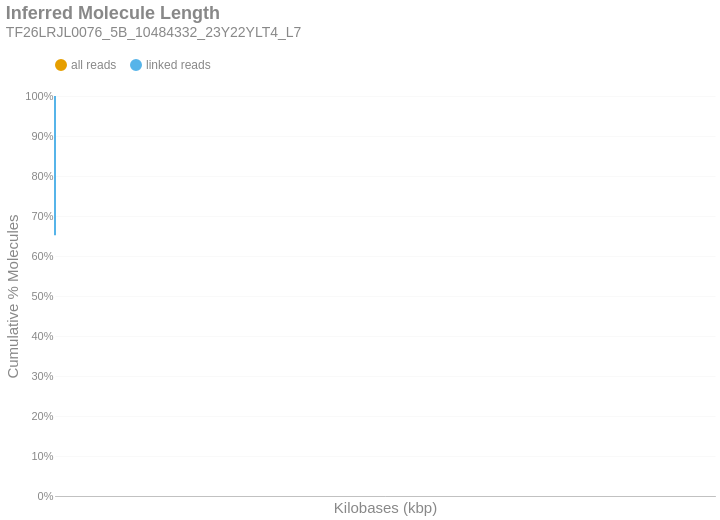

The code cell stored with this chart in its notebook:
### Markdown cell above
### Inferred Molecule Length
This is the cumulative frequency distribution of molecule lengths inferred from the first and last alignment positions along a contig for all alignments associated with a single linked-read barcode on a given contig.There are two distributions: one with `all` the alignments (yellow) and another with only `linked reads` (blue). The percent of molecules in the `linked reads` distribution is relative to the total number of linked molecules.

### Code cell
if SKIPLR:
    print_html(f"Skipped")
else:
    binned_df = consolidated_hist(valids['length_inferred']/1000, mask, 10, True)
    binned_df = binned_df.with_columns(
        pl.when(pl.col('bin').cast(pl.Utf8) == '0').then(pl.lit('1')).otherwise(pl.col('bin').cast(pl.Utf8)).alias('bin')
    )
    with SafeRender(binned_df):
        (
            density_plot(binned_df, 'Inferred Molecule Length', samplename, 'inferredlen')
            .transform_calculate(bin_kb='datum.bin / 1000')
            .encode(
                x=alt.X('bin_kb:Q', title="Kilobases (kbp)").scale(type='log', padding=0).axis(labelAngle=-40),
                y=alt.Y('value:Q', title='Cumulative % Molecules')
                    .axis(format='%')
                    .stack(False)
                    .scale(domainMin=0, domainMax=1,padding=0),
                color=alt.Color("key:N").scale(domain = ["all reads", "linked reads"]),
                tooltip = [
                    alt.Tooltip("key:N", title = "Data Type"),
                    alt.Tooltip("range_label:N", title="Kilobases"),
                    alt.Tooltip("value:Q", format = ".2%", title="% Molecules (Cum.)")
                ]
            )
        ).display()

### Figure 1 — Vega-Lite specification as saved in the notebook (floating-point values rounded to 4 significant figures)
{"width": "container", "height": 400, "config": {"title": {"anchor": "start", "dy": -15, "fontSize": 18, "color": "#888888", "subtitleColor": "#888888", "subtitleFontSize": 14}, "arc": {"fill": "#0072B2"}, "axis": {"domainColor": "#888888", "domainWidth": 0.5, "gridWidth": 0.2, "grid": false, "titleFontWeight": 400, "titleFontSize": 15, "labelFontSize": 11, "labelColor": "#888888", "tickColor": "#888888", "tickWidth": 0.2, "titleColor": "#888888"}, "axisBand": {"grid": false}, "axisX": {"grid": true, "tickSize": 10, "domainCap": "round"}, "axisY": {"domain": false, "grid": true, "tickSize": 0, "domainCap": "round"}, "background": "transparent", "header": {"labelFontSize": 15, "labelColor": "#888888", "titleFontSize": 15, "titleFontWeight": 600, "titleColor": "#888888"}, "legend": {"labelFont": "sans-serif", "labelFontSize": 12, "labelColor": "#888888", "symbolSize": 100, "symbolType": "circle", "titleFontSize": 12, "titlePadding": 10, "titleColor": "#888888", "title": null, "orient": "top"}, "range": {"category": ["#E69F00", "#56B4E9", "#009E73", "#F0E442", "#0072B2", "#D55E00", "#CC79A7", "#000000"], "diverging": ["#cfe8f3", "#a2d4ec", "#73bfe2", "#46abdb", "#1696d2", "#12719e"]}, "area": {"fill": "#0072B2", "fillOpacity": 0.7, "line": true, "strokeOpacity": 0.7}, "line": {"color": "#0072B2", "stroke": "#0072B2", "strokeWidth": 2}, "trail": {"color": "#0072B2", "stroke": "#0072B2", "strokeWidth": 0, "size": 1}, "point": {"filled": true, "fillOpacity": 1.0, "size": 95}, "text": {"color": "#888888", "fontSize": 11, "align": "right", "fontWeight": 400, "size": 11}, "bar": {"fill": "#0072B2", "stroke": null}, "view": {"stroke": null, "continuousWidth": 660, "continuousHeight": 400}}, "data": {"name": "data-6afca9eb65a1bebd37e85be880367dfc"}, "mark": {"type": "line", "interpolate": "monotone", "point": {"opacity": 0, "size": 275}}, "encoding": {"color": {"field": "key", "scale": {"domain": ["all reads", "linked reads"]}, "type": "nominal"}, "tooltip": [{"field": "key", "title": "Data Type", "type": "nominal"}, {"field": "range_label", "title": "Kilobases", "type": "nominal"}, {"field": "value", "format": ".2%", "title": "% Molecules (Cum.)", "type": "quantitative"}], "x": {"axis": {"labelAngle": -40}, "field": "bin_kb", "scale": {"type": "log", "padding": 0}, "title": "Kilobases (kbp)", "type": "quantitative"}, "y": {"axis": {"format": "%"}, "field": "value", "scale": {"domainMin": 0, "domainMax": 1, "padding": 0}, "stack": false, "title": "Cumulative % Molecules", "type": "quantitative"}}, "params": [{"name": "param_c36ac31b6afebe62", "select": {"type": "point", "fields": ["key"]}, "bind": "legend"}], "title": {"text": "Inferred Molecule Length", "subtitle": "TF26LRJL0076_5B_10484332_23Y22YLT4_L7"}, "transform": [{"fold": ["all reads (cumsum)", "linked reads (cumsum)"]}, {"calculate": "replace(datum.key, ' (cumsum)', '')", "as": "key"}, {"filter": {"param": "param_c36ac31b6afebe62"}}, {"calculate": "datum.bin / 1000", "as": "bin_kb"}], "usermeta": {"embedOptions": {"downloadFileName": "TF26LRJL0076_5B_10484332_23Y22YLT4_L7.inferredlen"}}, "$schema": "https://vega.github.io/schema/vega-lite/v6.4.1.json", "datasets": {"data-6afca9eb65a1bebd37e85be880367dfc": [{"bin": "0.0", "interval": "0.0-10.0", "all reads": 0.8967, "linked reads": 0.652, "all reads (cumsum)": 0.8967, "linked reads (cumsum)": 0.652, "range_label": "0-9"}, {"bin": "10.0", "interval": "10.0-20.0", "all reads": 0.05774, "linked reads": 0.1934, "all reads (cumsum)": 0.9544, "linked reads (cumsum)": 0.8454, "range_label": "10-19"}, {"bin": "20.0", "interval": "20.0-30.0", "all reads": 0.02538, "linked reads": 0.08584, "all reads (cumsum)": 0.9798, "linked reads (cumsum)": 0.9313, "range_label": "20-29"}, {"bin": "30.0", "interval": "30.0-40.0", "all reads": 0.01169, "linked reads": 0.03962, "all reads (cumsum)": 0.9915, "linked reads (cumsum)": 0.9709, "range_label": "30-39"}, {"bin": "40.0", "interval": "40.0-50.0", "all reads": 0.00565, "linked reads": 0.01908, "all reads (cumsum)": 0.9971, "linked reads (cumsum)": 0.99, "range_label": "40-49"}, {"bin": "50.0", "interval": "50.0-60.0", "all reads": 0.001844, "linked reads": 0.006427, "all reads (cumsum)": 0.999, "linked reads (cumsum)": 0.9964, "range_label": "50-59"}, {"bin": "60.0", "interval": "60.0-70.0", "all reads": 0.0006287, "linked reads": 0.002201, "all reads (cumsum)": 0.9996, "linked reads (cumsum)": 0.9986, "range_label": "60-69"}, {"bin": "70.0", "interval": "70.0-80.0", "all reads": 0.0002529, "linked reads": 0.0008826, "all reads (cumsum)": 0.9998, "linked reads (cumsum)": 0.9995, "range_label": "70-79"}, {"bin": "80.0", "interval": "80.0-90.0", "all reads": 9.695e-05, "linked reads": 0.000339, "all reads (cumsum)": 0.9999, "linked reads (cumsum)": 0.9998, "range_label": "80-89"}, {"bin": "90.0", "interval": "90.0-100.0", "all reads": 3.698e-05, "linked reads": 0.0001286, "all reads (cumsum)": 1.0, "linked reads (cumsum)": 0.9999, "range_label": "90-99"}, {"bin": "100.0", "interval": "100.0-110.0", "all reads": 1.199e-05, "linked reads": 4.209e-05, "all reads (cumsum)": 1.0, "linked reads (cumsum)": 1.0, "range_label": "100-109"}, {"bin": "110.0", "interval": "110.0-120.0", "all reads": 3.332e-06, "linked reads": 1.169e-05, "all reads (cumsum)": 1.0, "linked reads (cumsum)": 1.0, "range_label": "110-119"}, {"bin": "120.0", "interval": "120.0-130.0", "all reads": 6.663e-07, "linked reads": 2.338e-06, "all reads (cumsum)": 1.0, "linked reads (cumsum)": 1.0, "range_label": "120-129"}, {"bin": "130.0", "interval": "130.0-140.0", "all reads": 9.995e-07, "linked reads": 3.507e-06, "all reads (cumsum)": 1.0, "linked reads (cumsum)": 1.0, "range_label": "130-139"}, {"bin": "140.0", "interval": "140.0-150.0", "all reads": 3.332e-07, "linked reads": 1.169e-06, "all reads (cumsum)": 1.0, "linked reads (cumsum)": 1.0, "range_label": "140-149"}]}}
